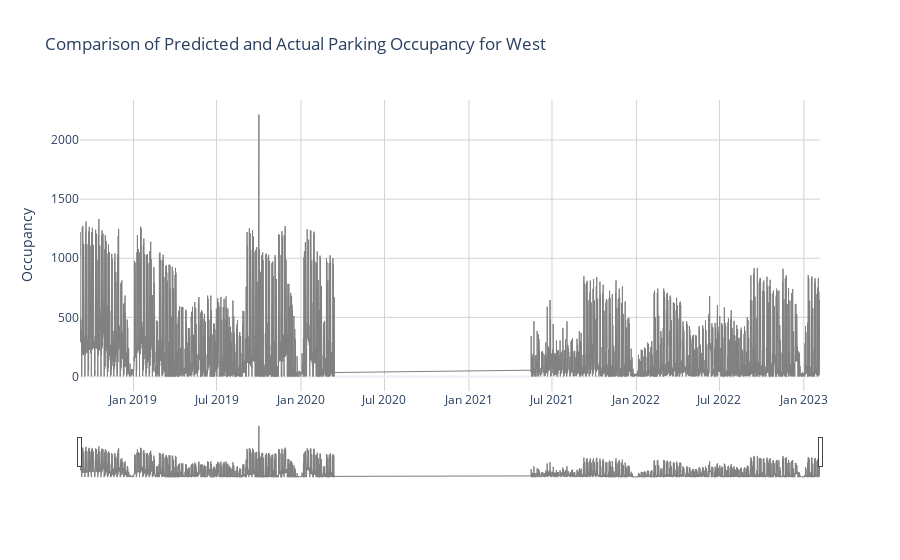

The notebook cell this image was saved under:
### Code cell
import plotly.graph_objects as go


# Create a new figure
fig = go.Figure()

# Add trace for the initial training data
fig.add_trace(go.Scatter(x=train.index, y=train['Occupancy'],
                         name='Initial Training Data',
                         line=dict(color='gray', width=1),
                         hovertemplate='<b>Date</b>: %{x|%m-%d-%Y}<br>' +
                                       '<b>Occupancy</b>: %{y}<br>' +
                                       '<b>Day of Week</b>: %{x| %A}<extra></extra>'))


# Update layout
fig.update_layout(
    title=f'Comparison of Predicted and Actual Parking Occupancy for {parking_lot_to_predict}',
    xaxis=dict(
        rangeslider=dict(visible=True),
        type='date'
    ),
    yaxis_title='Occupancy',
    template='plotly_white',
)

# Update axes appearance
fig.update_xaxes(showgrid=True, gridwidth=1, gridcolor='lightgrey')
fig.update_yaxes(showgrid=True, gridwidth=1, gridcolor='lightgrey')

# Show the plot
fig.show()

### Figure 1 — Plotly figure (JSON) as saved in the notebook; plotly's stock layout.template omitted (floating-point values rounded to 4 significant figures; data arrays with more than 128 entries replaced by an {"elided": "..."} marker saying what was removed)
{"data": [{"hovertemplate": "<b>Date</b>: %{x|%m-%d-%Y}<br><b>Occupancy</b>: %{y}<br><b>Day of Week</b>: %{x| %A}<extra></extra>", "line": {"color": "gray", "width": 1}, "name": "Initial Training Data", "type": "scatter", "x": {"elided": "28425 str values"}, "y": {"elided": "28425 int values"}}], "layout": {"title": {"text": "Comparison of Predicted and Actual Parking Occupancy for West"}, "xaxis": {"gridcolor": "lightgrey", "gridwidth": 1, "rangeslider": {"visible": true}, "showgrid": true, "type": "date"}, "yaxis": {"gridcolor": "lightgrey", "gridwidth": 1, "showgrid": true, "title": {"text": "Occupancy"}}}}
